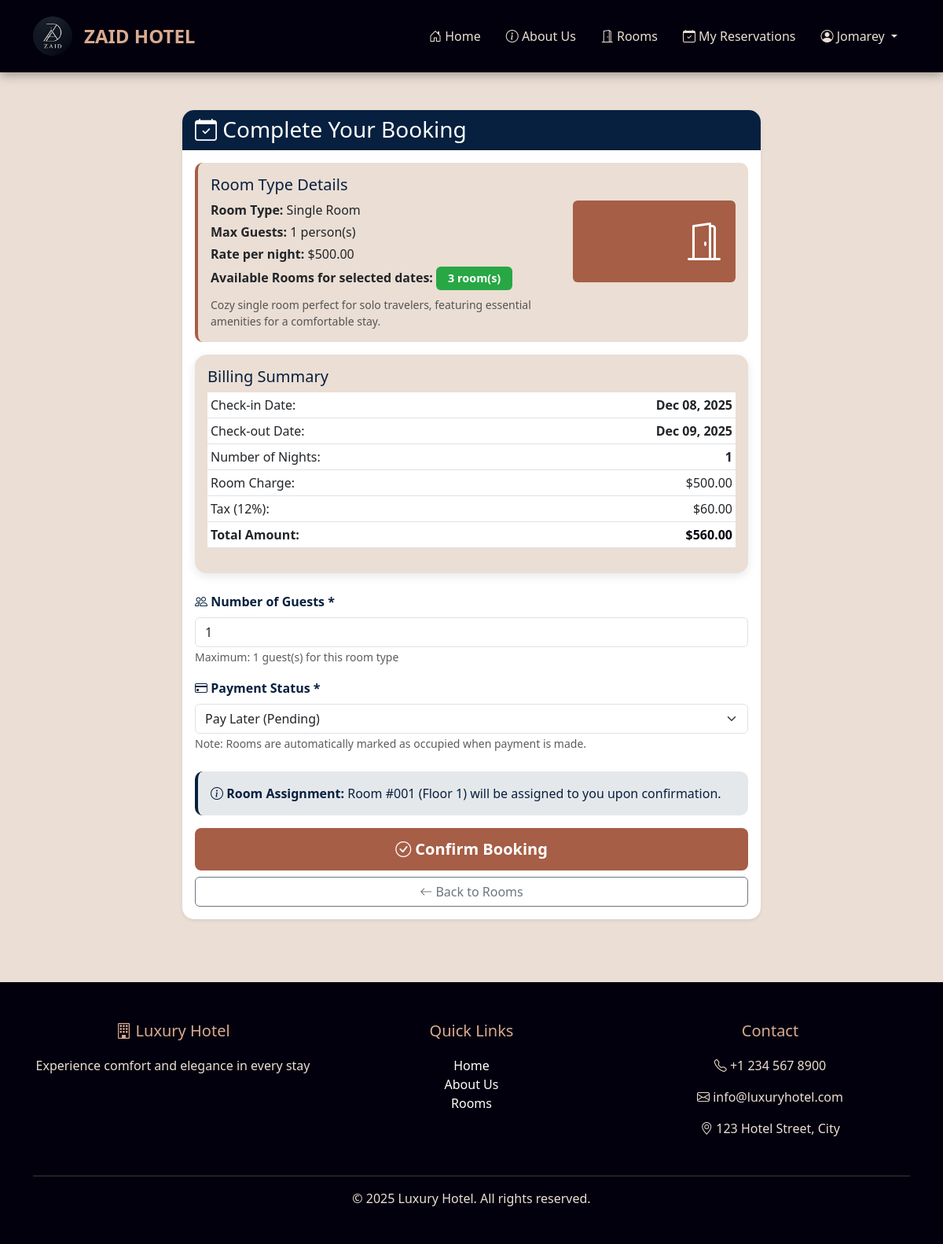
/user/book.php?room_type_id=6 (signed in), run on the app's committed database.
### tables this page shows
CREATE TABLE room_type (
        room_type_id INTEGER PRIMARY KEY AUTOINCREMENT,
        type_name TEXT NOT NULL,
        nightly_rate REAL NOT NULL,
        max_guests INTEGER NOT NULL,
        description TEXT,
        thumbnail TEXT,
        image1 TEXT,
        image2 TEXT,
        image3 TEXT,
        image4 TEXT,
        image5 TEXT
    );

CREATE TABLE room (
        room_id INTEGER PRIMARY KEY AUTOINCREMENT,
        room_number TEXT NOT NULL UNIQUE,
        room_type_id INTEGER NOT NULL,
        status TEXT NOT NULL DEFAULT 'Available',
        floor TEXT NOT NULL,
        FOREIGN KEY (room_type_id) REFERENCES room_type(room_type_id) ON DELETE CASCADE
    );

### user/book.php (the view, shortened to what this page needs)
<?php
require_once '../config/db.php';
$room_type_id = intval($_GET['room_type_id']);
$check_in = $_GET['check_in'] ?? date('Y-m-d');
$check_out = $_GET['check_out'] ?? date('Y-m-d', strtotime('+1 day'));
$stmt = $conn->prepare("SELECT * FROM room_type WHERE room_type_id = ?");
$stmt->bindValue(1, $room_type_id, SQLITE3_INTEGER);
$result = $stmt->execute();
$room_type = $result->fetchArray(SQLITE3_ASSOC);
$nights = (strtotime($check_out) - strtotime($check_in)) / (60 * 60 * 24);
$room_charge = $nights * $room_type['nightly_rate'];
$tax_rate = 0.12;
$tax_amount = $room_charge * $tax_rate;
$total_amount = $room_charge + $tax_amount;
$avail_stmt = $conn->prepare("
    SELECT r.room_id, r.room_number, r.floor
    FROM room r
    WHERE r.room_type_id = ?
    AND r.status IN ('Available', 'Occupied')
    AND r.room_id NOT IN (
        SELECT room_id FROM reservation
        WHERE status IN ('Confirmed', 'Occupied')
        AND NOT (
            check_out_date <= ? OR check_in_date >= ?
        )
    )
    LIMIT 1
");
$avail_stmt->bindValue(1, $room_type_id, SQLITE3_INTEGER);
$avail_stmt->bindValue(2, $check_in, SQLITE3_TEXT);
$avail_stmt->bindValue(3, $check_out, SQLITE3_TEXT);
$avail_result = $avail_stmt->execute();
$available_room = $avail_result->fetchArray(SQLITE3_ASSOC);
$count_stmt = $conn->prepare("
    SELECT COUNT(*) as available_count
    FROM room r
    WHERE r.room_type_id = ?
    AND r.status IN ('Available', 'Occupied')
    AND r.room_id NOT IN (
        SELECT room_id FROM reservation
        WHERE status IN ('Confirmed', 'Occupied')
        AND NOT (
            check_out_date <= ? OR check_in_date >= ?
        )
    )
");
$count_stmt->bindValue(1, $room_type_id, SQLITE3_INTEGER);
$count_stmt->bindValue(2, $check_in, SQLITE3_TEXT);
$count_stmt->bindValue(3, $check_out, SQLITE3_TEXT);
$count_result = $count_stmt->execute();
$availability = $count_result->fetchArray(SQLITE3_ASSOC);
include 'includes/header.php';
include 'includes/navbar.php';
?>
<div class="container my-5">
    <div class="row justify-content-center">
        <div class="col-lg-8">
            <div class="card shadow-sm">
                <div class="card-header text-white" style="background-color: var(--secondary-dark);">
                    <h3 class="mb-0"><i class="bi bi-calendar-check"></i> Complete Your Booking</h3>
                </div>
                <div class="card-body">
                    <div class="alert" style="background-color: var(--light-cream); border-left: 4px solid var(--accent-brown);">
                        <h5 style="color: var(--secondary-dark);">Room Type Details</h5>
                        <div class="row">
                            <div class="col-md-8">
                                <p class="mb-1"><strong>Room Type:</strong> <?php echo htmlspecialchars($room_type['type_name']); ?></p>
                                <p class="mb-1"><strong>Max Guests:</strong> <?php echo $room_type['max_guests']; ?> person(s)</p>
                                <p class="mb-1"><strong>Rate per night:</strong> $<?php echo number_format($room_type['nightly_rate'], 2); ?></p>
                                <p class="mb-1">
                                    <strong>Available Rooms for selected dates:</strong>
                                    <span class="badge bg-<?php echo $availability['available_count'] > 0 ? 'success' : 'danger'; ?>">
                                        <?php echo $availability['available_count']; ?> room(s)
                                    </span>
                                </p>
                                <?php if (!empty($room_type['description'])): ?>
                                <p class="mb-0 mt-2 text-muted small"><?php echo htmlspecialchars($room_type['description']); ?></p>
                                <?php endif; ?>
                            </div>
                            <div class="col-md-4 text-md-end">
                                <?php if (!empty($room_type['thumbnail'])): ?>
                                    <img src="../uploads/room_images/<?php echo htmlspecialchars($room_type['thumbnail']); ?>"
                                         class="img-thumbnail"
                                         style="max-height: 120px; object-fit: cover;"
                                         alt="<?php echo htmlspecialchars($room_type['type_name']); ?>">
                                <?php else: ?>
                                    <div class="text-white p-3 rounded" style="background-color: var(--accent-brown);">
                                        <i class="bi bi-door-open" style="font-size: 3rem;"></i>
                                    </div>
                                <?php endif; ?>
                            </div>
                        </div>
                    </div>
                    <?php if (!$available_room): ?>
                        <div class="alert alert-danger">
                            <i class="bi bi-exclamation-triangle"></i>
                            <strong>Sorry!</strong> No rooms of this type are available for the selected dates
                            (<?php echo date('M d, Y', strtotime($check_in)); ?> to <?php echo date('M d, Y', strtotime($check_out)); ?>).
                        </div>
                        <div class="text-center">
                            <a href="rooms.php" class="btn btn-primary">
                                <i class="bi bi-arrow-left"></i> Try Different Dates
                            </a>
                        </div>
                    <?php else: ?>
                        <div class="card mb-4" style="background-color: var(--light-cream);">
                            <div class="card-body">
                                <h5 class="card-title" style="color: var(--secondary-dark);">Billing Summary</h5>
                                <table class="table table-sm">
                                    <tr>
                                        <td>Check-in Date:</td>
                                        <td class="text-end"><strong><?php echo date('M d, Y', strtotime($check_in)); ?></strong></td>
                                    </tr>
                                    <tr>
                                        <td>Check-out Date:</td>
                                        <td class="text-end"><strong><?php echo date('M d, Y', strtotime($check_out)); ?></strong></td>
                                    </tr>
                                    <tr>
                                        <td>Number of Nights:</td>
                                        <td class="text-end"><strong><?php echo $nights; ?></strong></td>
                                    </tr>
                                    <tr>
                                        <td>Room Charge:</td>
                                        <td class="text-end">$<?php echo number_format($room_charge, 2); ?></td>
                                    </tr>
                                    <tr>
                                        <td>Tax (12%):</td>
                                        <td class="text-end">$<?php echo number_format($tax_amount, 2); ?></td>
                                    </tr>
                                    <tr style="background-color: var(--warm-tan);">
                                        <td><strong>Total Amount:</strong></td>
                                        <td class="text-end"><strong style="color: var(--primary-dark);">$<?php echo number_format($total_amount, 2); ?></strong></td>
                                    </tr>
                                </table>
                            </div>
                        </div>
                        <form action="booking-handler.php" method="POST">
                            <div class="mb-3">
                                <label class="form-label"><i class="bi bi-people"></i> Number of Guests *</label>
                                <input type="number" class="form-control" name="num_guests"
                                       min="1" max="<?php echo $room_type['max_guests']; ?>" value="1" required>
                                <small class="text-muted">Maximum: <?php echo $room_type['max_guests']; ?> guest(s) for this room type</small>
                            </div>
                            <div class="mb-4">
                                <label class="form-label"><i class="bi bi-credit-card"></i> Payment Status *</label>
                                <select class="form-select" name="payment_status" required>
                                    <option value="Pending">Pay Later (Pending)</option>
                                </select>
                                <small class="text-muted">Note: Rooms are automatically marked as occupied when payment is made.</small>
                            </div>
                            <div class="alert alert-info">
                                <i class="bi bi-info-circle"></i>
                                <strong>Room Assignment:</strong> Room #<?php echo htmlspecialchars($available_room['room_number']); ?>
                                (Floor <?php echo htmlspecialchars($available_room['floor']); ?>) will be assigned to you upon confirmation.
                            </div>
                            <div class="d-grid gap-2">
                                <button type="submit" class="btn btn-primary btn-lg">
                                    <i class="bi bi-check-circle"></i> Confirm Booking
                                </button>
                                <a href="rooms.php" class="btn btn-outline-secondary">
                                    <i class="bi bi-arrow-left"></i> Back to Rooms
                                </a>
                            </div>
                        </form>
                    <?php endif; ?>
                </div>
            </div>
        </div>
    </div>
</div>
<?php include 'includes/footer.php'; ?>

### user/includes/header.php (style rules this page uses)
:root { --primary-dark: #02000d; --secondary-dark: #07203f; --light-cream: #ebded4; --warm-tan: #d9aa90; --accent-brown: #a65e46; }
body { font-family: 'Segoe UI', Tahoma, Geneva, Verdana, sans-serif; background-color: var(--light-cream); color: var(--primary-dark); }
.card { transition: transform 0.3s, box-shadow 0.3s; border: none; border-radius: 15px; overflow: hidden; background: white; box-shadow: 0 4px 12px rgba(7,32,63,0.1); }
.btn-primary { background-color: var(--accent-brown); border: none; padding: 12px 30px; font-weight: 600; border-radius: 8px; transition: all 0.3s ease; }
.badge { font-size: 0.9rem; padding: 8px 15px; font-weight: 600; }
.bg-success { background-color: #28a745 !important; }
.form-label { color: var(--secondary-dark); font-weight: 600; margin-bottom: 8px; }
.alert { border-radius: 10px; border: none; }
.alert-info { background-color: rgba(7, 32, 63, 0.1); color: var(--secondary-dark); border-left: 4px solid var(--secondary-dark); }

### data on the page
room_type: type_name "Single Room", max_guests "1", nightly_rate "500.00", description "Cozy single room perfect for solo travelers, featuring essential amenities for a comfortable stay.", num_guests "1"
room: room_number "001", floor "1"

### other printed values
explode(' ', $_SESSION['user_name'])[0] "Jomarey"
$availability['available_count'] "3"
